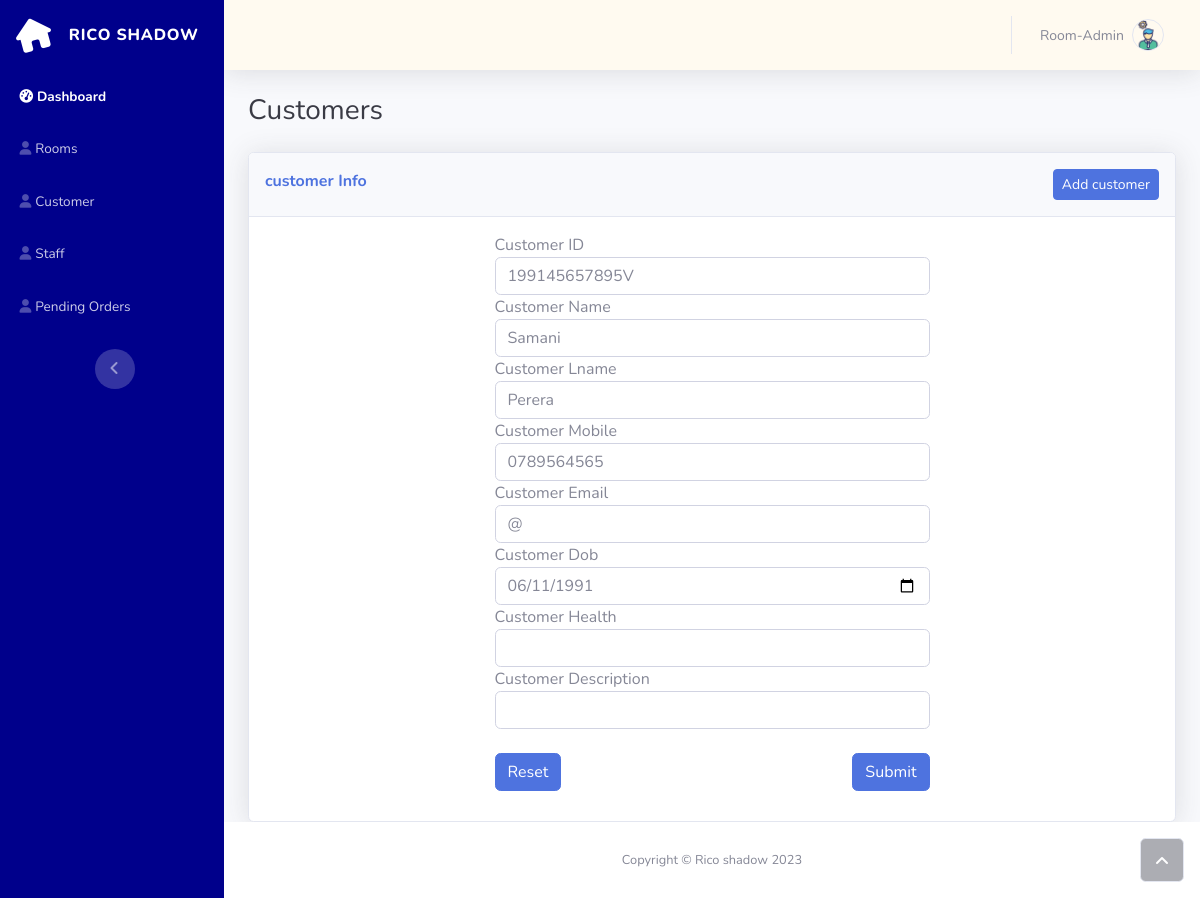
Page /Admin/edit-customer.php?cid=199145657895V (signed in) on the committed database.
### tables this page shows
CREATE TABLE `customer` (
  `customerid` varchar(15) NOT NULL,
  `cfname` varchar(255) NOT NULL,
  `clname` varchar(255) NOT NULL,
  `cmobile` varchar(15) NOT NULL,
  `cemail` varchar(255) DEFAULT NULL,
  `cdob` date NOT NULL,
  `cregisterday` datetime NOT NULL DEFAULT current_timestamp(),
  `health` text DEFAULT NULL,
  `cdescription` text DEFAULT NULL,
  `cid` int(11) NOT NULL
);

### Admin/edit-customer.php (the view, shortened to what this page needs)
<!DOCTYPE html>
<html lang="en">
<?php
require_once('../dbConnection/connect.php');
?>
<head>
    <link rel="stylesheet" href="../assets/bootstrap/css/bootstrap.min.css">
    <link rel="stylesheet" href="../assets/fonts/fontawesome-all.min.css">
    <link rel="stylesheet" href="https://cdn.jsdelivr.net/npm/sweetalert2@10.16.6/dist/sweetalert2.min.css">
</head>
<body id="page-top">
    <div id="wrapper">
        <?php
        include_once('sidebar/sidebar.php');
        include_once('navigation/nav.php');
        ?>
        <div class="container-fluid" style="overflow: auto;">
            <div class="row" id="row">
                <h3 class="text-dark mb-4">Customers</h3>
            </div>
            <div class="card shadow">
                <div class="card-header py-3">
                    <p class="text-primary m-0 fw-bold" id="addcustomer">customer Info
                        <a class="btn btn-primary btn-sm d-none d-sm-inline-block" role="button" style="float:right;" id="addcustomer">Add customer</a>
                    </p>
                </div>
                <div class="card-body">
                    <div class="row justify-content-center">
                        <div class="col-md-6">
                              <div id="formContainer" >
                            <?php
                               if(isset($_GET['cid'])){
                                    $customerid = $_GET['cid'];
                                 $query = "SELECT * FROM customer where customerid = '$customerid'";
                                 $result = $conn->query($query);
                                 while ($row = $result->fetch_assoc()) {
                                        echo '<form action="edit-customer.php" method="POST" id="editcustomer" enctype="multipart/form-data">
                                        <div class="form-group">
                                            <label for="customerid">Customer ID</label>
                                            <input type="text" class="form-control" id="customerid" name="customerid" value="'.$row['customerid'].'" readonly>
                                            </div>
                                        <div class="form-group">
                                            <label for="customername">Customer Name</label>
                                            <input type="text" class="form-control" id="customername" name="customername" value="'.$row['cfname'].'" required>
                                            </div>
                                        <div class="form-group">
                                            <label for="customeremail">Customer Lname</label>
                                            <input type="text" class="form-control" id="customerlname" name="customerlname" value="'.$row['clname'].'"required>
                                            </div>
                                            <div class="form-group">
                                            <label for="customeremail">Customer Mobile</label>
                                            <input type="text" class="form-control" id="customermobile" name="customermobile" value="'.$row['cmobile'].'"required>
                                            </div>
                                        <div class="form-group">
                                            <label for="customeremail">Customer Email</label>
                                            <input type="email" class="form-control" id="customeremail" name="customeremail" value="'.$row['cemail'].'"required>
                                            </div>
                                        <div class="form-group">
                                            <label for="customeremail">Customer Dob</label>
                                            <input type="date" class="form-control" id="customerDob" name="customerdob" value="'.$row['cdob'].'"required>
                                            </div>
                                        <div class="form-group">
                                            <label for="customeremail">Customer Health</label>
                                            <input type="text" class="form-control" id="customerhealth" name="customerhealth" value="'.$row['health'].'">
                                            </div>
                                        <div class="form-group">
                                            <label for="customeremail">Customer Description</label>
                                            <input type="text" class="form-control" id="customerdescription" name="customerdescription" value="'.$row['cdescription'].'">
                                            </div>
                                        <br>
                                        <div style=" margin-bottom:14px">
                                        <input type="reset" name="Reset" class="btn btn-primary">
                                        <input type="submit" name="cupsubmit" class="btn btn-primary" id="csubmit" style="float:right; ">
                                    </div>
                                        </form>';
                                 }
                                }
?>
                                    </div>
                            </div>
                        </div>
                    </div>
                </div>
            </div>
            <footer class="bg-white sticky-footer">
                <div class="container my-auto">
                    <div class="text-center my-auto copyright"><span>Copyright © Rico shadow 2023</span></div>
                </div>
            </footer>
            <div><a class="border rounded d-inline scroll-to-top" href="#page-top"><i class="fas fa-angle-up"></i></a>
            </div>
</body>
</html>

### rows in the picture
customer: customerid "199145657895V", customername "Samani", customerlname "Perera", customermobile "0789564565", customeremail "@", customerdob "06/11/1991"
